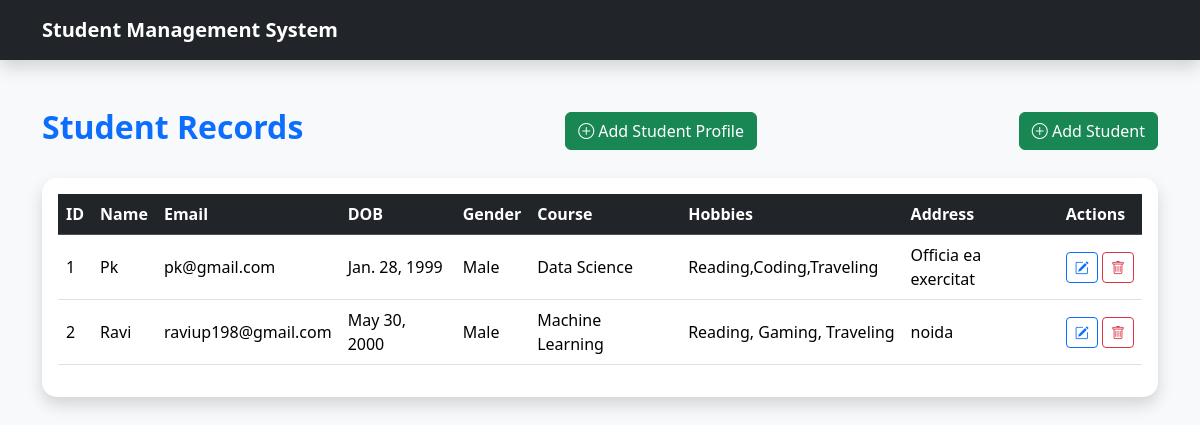
The page / on the database its author committed.
### webapp/models.py (models this page shows, shortened)
class Student(models.Model):
    GENDER_CHOICES = (
        ('M', 'Male'),
        ('F', 'Female'),
        ('O', 'Other'),
    )
    name = models.CharField(max_length=100)
    email = models.EmailField()
    dob = models.DateField()
    gender = models.CharField(max_length=1, choices=GENDER_CHOICES)
    course = models.CharField(max_length=100)
    hobbies = models.CharField(max_length=255)
    address = models.TextField()

### webapp/views.py (the view)
# urls.py: path('', views.index, name='index'),
def index(request):
    students = Student.objects.all()
    return render(request, 'index.html', {
        'students': students
    })

### webapp/templates/index.html (shortened to what this page needs)
 {% extends 'base.html' %}
 {% block content %}
 <div class="d-flex justify-content-between align-items-center mb-4">
        <h2 class="fw-bold text-primary">
            Student Records
        </h2>
        <a href="/student-profile/" class="btn btn-success">
            <i class="bi bi-plus-circle"></i>
            Add Student Profile
        </a>
        <a href="/add-student/" class="btn btn-success">
            <i class="bi bi-plus-circle"></i>
            Add Student
        </a>
    </div>
 <div class="card shadow border-0">
        <div class="card-body">
            <table class="table table-hover align-middle">
                <thead class="table-dark">
                    <tr>
                        <th>ID</th>
                        <th>Name</th>
                        <th>Email</th>
                        <th>DOB</th>
                        <th>Gender</th>
                        <th>Course</th>
                        <th>Hobbies</th>
                        <th>Address</th>
                        <th>Actions</th>
                    </tr>
                </thead>
                <tbody>
                {% for student in students %}
                <tr>
                    <td>{{ forloop.counter }}</td>
                    <td>{{ student.name }}</td>
                    <td>{{ student.email }}</td>
                    <td>{{ student.dob }}</td>
                    <td>{{ student.gender }}</td>
                    <td>{{ student.course }}</td>
                    <td>{{ student.hobbies }}</td>
                    <td>{{ student.address }}</td>
                    <td>
                        <a href="/edit-student/{{ student.id }}/"
                           class="btn btn-sm btn-outline-primary"
                           onclick="return confirm('Do you want to edit this student?')">
                            <i class="bi bi-pencil-square"></i>
                        </a>
                        <form method="POST"
                              action="{% url 'delete_student' student.id %}"
                              style="display:inline;">
                            <button type="submit"
                                    class="btn btn-sm btn-outline-danger"
                                    onclick="return confirm('Are you sure you want to delete this student?')">
                                <i class="bi bi-trash"></i>
                            </button>
                        </form>
                    </td>
                </tr>
                {% endfor %}
                </tbody>
            </table>
        </div>
    </div>
 {% endblock %}

### webapp/templates/base.html (shortened to what this page needs)
{% load static %}
<!DOCTYPE html>
<html lang="en">
<head>
    <link href="https://cdn.jsdelivr.net/npm/bootstrap@5.3.3/dist/css/bootstrap.min.css" rel="stylesheet">
    <link rel="stylesheet"
          href="https://cdn.jsdelivr.net/npm/bootstrap-icons@1.11.3/font/bootstrap-icons.min.css">
    <link rel="stylesheet" href="{% static 'css/style.css' %}">
</head>
<body class="bg-light">
<nav class="navbar navbar-dark bg-dark shadow">
    <div class="container">
        <a class="navbar-brand fw-bold" href="#">
            Student Management System
        </a>
    </div>
</nav>
<div class="container mt-5 mb-5">
    {% block content %}
    {% endblock %}
</div>
</body>
</html>

### webapp/static/css/style.css (style rules this page uses)
body { background-color: #f4f6f9; }
.card { border-radius: 15px; }
.navbar { padding: 10px; }

### rows shown on the page
Student: name "Pk", email "pk@gmail.com", dob "Jan. 28, 1999", gender "Male", course "Data Science", hobbies "Reading,Coding,Traveling", address "Officia ea exercitat"
Student: name "Ravi", email "raviup198@gmail.com", dob "May 30, 2000", gender "Male", course "Machine Learning", hobbies "Reading, Gaming, Traveling", address "noida"
